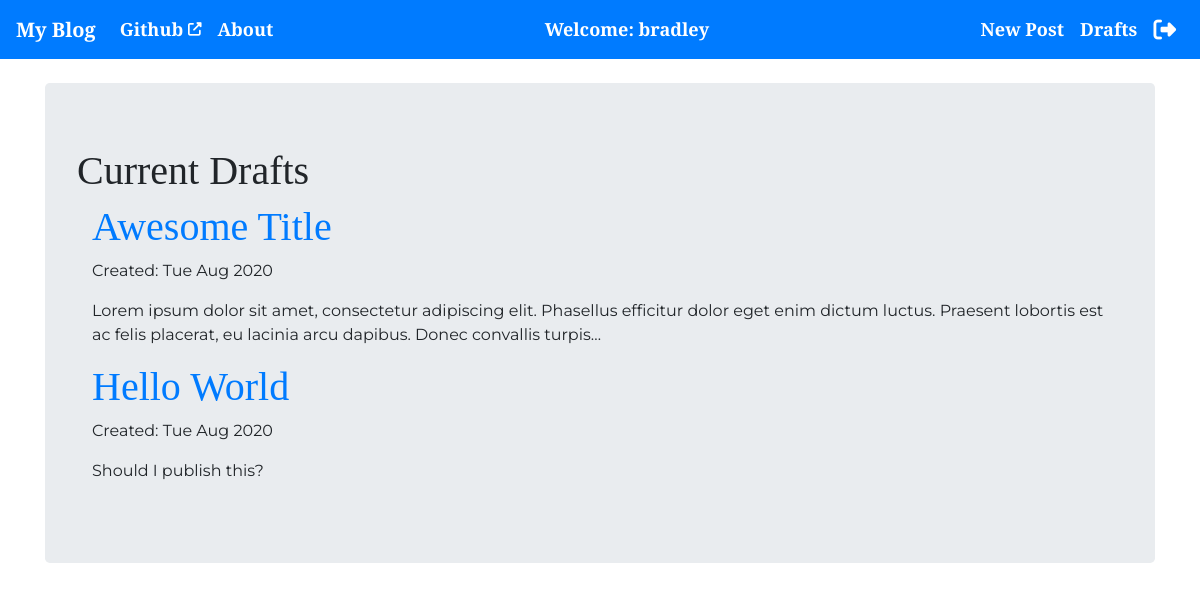
Page /drafts/ (signed in) on the committed database.
### blog/models.py (models this page shows, shortened)
class BlogPost(models.Model):
    author = models.ForeignKey('auth.User',on_delete=models.CASCADE)
    title = models.CharField(max_length=256)
    text = models.TextField()
    created_date = models.DateTimeField(default=timezone.now)
    published_date = models.DateTimeField(blank=True,null=True)

### blog/views.py (the view)
# urls.py: path('drafts/',views.DrafListView.as_view(),name='blogpost_draft_list'),
class DrafListView(LoginRequiredMixin,ListView):
    login_url = '/login/'
    template_name = 'blogpost_draft_list.html'
    model = BlogPost
    def get_queryset(self):
        return BlogPost.objects.filter(published_date__isnull=True).order_by('created_date')

### blog/templates/blog/blogpost_draft_list.html
{% extends 'blog/base.html' %}
{% block content %}
<h1>Current Drafts</h1>
    {% for blogpost in blogpost_list %}
        <div class="post container position-relative bordershadow">
            <h1><a href="{% url 'blogpost_detail' pk=blogpost.pk %}" class='stretched-link'>{{ blogpost.title }}</a></h1>
              <p class="date">Created: {{ blogpost.created_date|date:'D M Y' }}</p>
            <p> {{ blogpost.text|safe|truncatechars:200 }} </p>
        </div>
    {% endfor %}
{% endblock %}

### blog/templates/blog/base.html (shortened to what this page needs)
<!DOCTYPE html>
{% load static %}
<html lang="en" dir="ltr">
  <head>
    <link rel="stylesheet" href="https://stackpath.bootstrapcdn.com/bootstrap/4.5.2/css/bootstrap.min.css">
      <link rel="stylesheet" href="//cdn.jsdelivr.net/npm/medium-editor@latest/dist/css/medium-editor.min.css" type="text/css" media="screen" charset="utf-8">
      <link rel="stylesheet" href="{% static 'css/blog.css' %}">
  </head>
  <body>
    <nav class="navbar navbar-expand-md navbar-dark bg-primary" id='mynav'>
      <a class="navbar-brand" href="{% url 'blogpost_list' %}">My Blog</a>
      <div class="collapse navbar-collapse" id="navbarSupportedContent">
        <ul class="navbar-nav mr-auto" >
          <li class='nav-item active'><a class="nav-link" href="https://github.com/BradleyDB" target='_blank'>Github <i class="fas fa-external-link-alt fa-xs"></i></a></li>
          <li class='nav-item active'><a class="nav-link" href="{% url 'about' %}">About</a></li>
        </ul>
        {% if user.is_authenticated %}
          <ul class='navbar-nav ml-md-center'>
            <li class='nav-item active'><a a class='nav-link navbar-right'>Welcome: {{ user.username }}</a></li>
          </ul>
          <ul class='navbar-nav ml-md-auto'>
            <li class='nav-item active'><a class='nav-link navbar-right' href="{% url 'post_new' %}">New Post</a></li>
            <li class='nav-item active'><a class='nav-link navbar-right' href="{% url 'blogpost_draft_list' %}">Drafts</a></li>
            <li class='nav-item active'><a class='nav-link navbar-right mr-right' href="{% url 'logout' %}"><i class="fas fa-sign-out-alt fa-lg"></i></a></li>
          </ul>
        {% else %}
            <ul class='navbar-nav ml-md-auto'>
        <li><a class='align-right' href="{% url 'login' %}" style="color:white;"><i class="fas fa-sign-in-alt fa-lg" style='color:white;'></i></a></li>
      </ul>
        {% endif %}
      </div>
    </nav>
    <div class="container mt-4">
      <div class="jumbotron">
      {% block content %}
      {% endblock %}
      </div>
    </div>
  </body>
</html>

### blog/static/css/blog.css (style rules this page uses)
h1 { font-family: 'Cinzel', serif; }
body { font-family: 'Montserrat', sans-serif; }
#mynav { font-family: 'Cinzel', serif; font-weight:bold; font-size: 1.13em; }
#mynav,.save { filter:hue-rotate(0deg); color:linear-gradient(45deg,#0f8,#08f); animation:hue 35000ms infinite linear; }

### rows in the picture
BlogPost: title "Awesome Title", created_date "Tue Aug 2020", text "Lorem ipsum dolor sit amet, consectetur adipiscing elit. Phasellus efficitur dolor eget enim dictum luctus. Praesent lobortis est ac felis placerat, eu lacinia arcu dapibus. Donec convallis turpis…"
BlogPost: title "Hello World", created_date "Tue Aug 2020", text "Should I publish this?"

### other values in the picture
{{ user.username }} "bradley"
